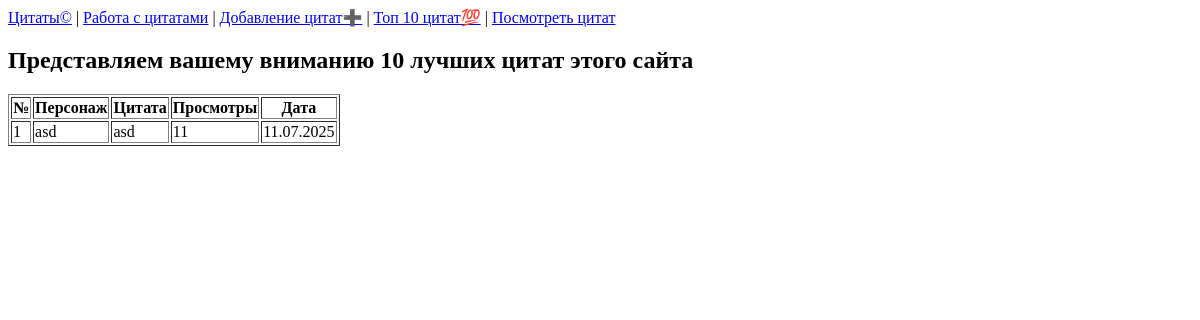
Page /citate/top on the earlier database version.
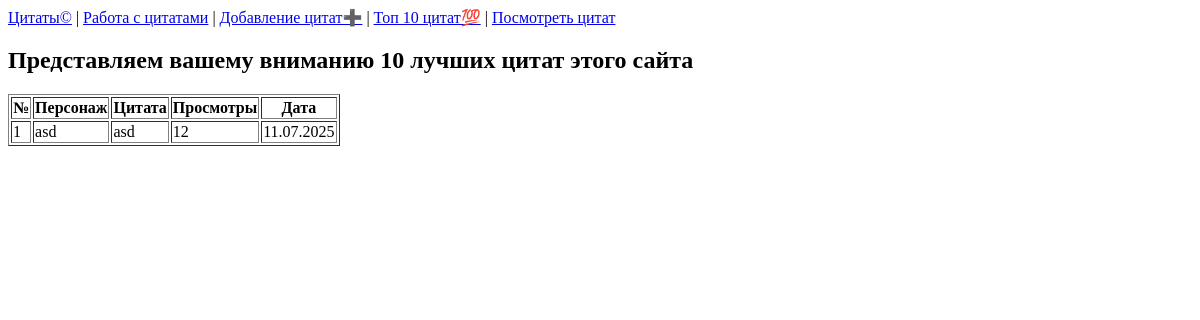
Same page on the later database version.
### citate/models.py (models this page shows, shortened)
class Citata(models.Model):
    content = models.TextField(unique=True)
    character = models.CharField(max_length=75)
    source = models.CharField(max_length=75, default='Не известно')
    date = models.DateTimeField(auto_now_add=True)
    weight = models.IntegerField(validators=[MaxValueValidator(10), MinValueValidator(1)], default=0)
    views = models.IntegerField(default=0)
    raiting = models.IntegerField(default=0)

### citate/views.py (the view)
# urls.py: path('top', views.top_citate, name="top"),
def top_citate(request):
    citates = Citata.objects.all().order_by('-views')
    return render(request, 'top.html', {'citates':citates})

### citate/templates/top.html (shortened to what this page needs)
{% extends 'layout.html' %}
{% block body %}
    <section>
        <h1>Представляем вашему вниманию 10 лучших цитат этого сайта</h1>
        <table border=1 class="top-citates-table">
            <thead>
                <tr>
                    <th>№</th>
                    <th>Персонаж</th>
                    <th>Цитата</th>
                    <th>Просмотры</th>
                    <th>Дата</th>
                </tr>
            </thead>
            <tbody>
                {% for citate in citates %}
                <tr>
                    <td>{{ forloop.counter }}</td>
                    <td>{{ citate.character|default:"-" }}</td>
                    <td>{{ citate.content }}</td>
                    <td>{{ citate.views }}</td>
                    <td>{{ citate.date|date:"d.m.Y" }}</td>
                </tr>
                {% endfor %}
            </tbody>
        </table>
    </section>
{% endblock %}

### templates/layout.html (shortened to what this page needs)
<!DOCTYPE html>
{% load static %}
<html lang="en">
<head>
</head>
<body>
    <nav>
        <a href="/">Цитаты©</a> |
        <a href="{% url 'citate:citates' %}">Работа с цитатами</a> |
        <a href="{% url 'citate:add' %}">Добавление цитат➕</a> |
        <a href="{% url 'citate:top' %}">Топ 10 цитат💯</a> |
        <a href="{% url 'citate:all' %}">Посмотреть цитат</a>
    </nav>
    <main>
    {% block body %}
    {% endblock %}
    </main>
</body>
</html>

Differences in the rows shown:
changed Citata "asd": views "11" → "12"
